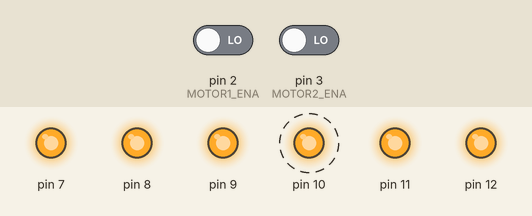
Simulated run of this sketch. Board: Arduino Uno, built with avr-gcc and run on an emulated ATmega328P. Shown: output pins drawn as LEDs (lit = HIGH). Dashed ring = blinking. The inputs (shaded band) are chosen by the test bench; at power-on: pin 2 (MOTOR1_ENA) LOW, pin 3 (MOTOR2_ENA) LOW. What the sketch prints to the serial monitor is not drawn.

Above: at 4.05 s.
Timing chart, 0 to 7.0 s (numbered marks = the images above):
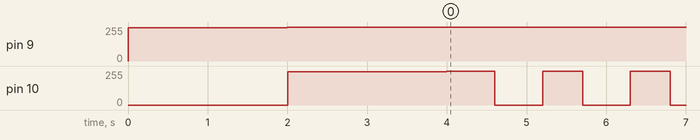

Measured:
- by itself, pin 10: alternates 255/255 for 0.50 s and 0/255 for 0.60 s

The sketch:

direction_reversal_with_imu.ino
```cpp
/**
 * 106A - Intro to Robotics
 * UC Berkeley FA2021
 * Authours:      Abanob Bostouros, Katja Maucec, Jewook Ryu, Thanh Tran
 *                ------------
 *                ------------
 * project:        106a LeapFrog
 *
 *
 * Use body rotational data from MPU 6050 IMU to control
 * the reaction wheel motors which balance the body
 */

#include <I2Cdev.h>
#include <Wire.h>
#include <MPU6050.h>
#include <math.h>
#include <Servo.h>
#include "definitions.h"
#include "motor_controller.h"
#include "imu.h"

IMU imu;
MotorController mc1 = MotorController(1, MOTOR1_ENA, MOTOR1_ENB, MOTOR1_PWM, MOTOR1_CW_CCW, MOTOR1_BRAKE, true, 0.4, 0.8, 0.01, -0.05);
MotorController mc2 = MotorController(2, MOTOR2_ENA, MOTOR2_ENB, MOTOR2_PWM, MOTOR2_CW_CCW, MOTOR2_BRAKE, true, 0.4, 0.8, 0.01, -0.05);

void setup() {
  Serial.begin(9600);
//  imu.setup();
  mc1.setup();
  mc2.setup();
  Serial.print("\n\ndone calibrating motors!\n\n");
}

void loop() {
  mc2.getVelocity();
  delay(100);
  mc2.oscillate_pwm();

//  imu.read_tilt_expo_mov(100, 0.5);
//  imu.read_tilt_kalman(100);
//  mc1.move_motor(imu.max_angle(), imu.get_angle(2), imu.get_angular_vel(2), imu.get_angular_acc(2), imu.get_angular_int(2));
//  mc2.move_motor(imu.max_angle(), imu.get_angle(1), imu.get_angular_vel(1), imu.get_angular_acc(1), imu.get_angular_int(1));
}
```

definitions.h
```cpp
#define MOTOR1_PWM 9
#define MOTOR1_BRAKE 7
#define MOTOR1_CW_CCW 8
#define MOTOR1_ENA 2
#define MOTOR1_ENB 5

#define MOTOR2_PWM 10
#define MOTOR2_BRAKE 11
#define MOTOR2_CW_CCW 12
#define MOTOR2_ENA 3
#define MOTOR2_ENB 6
```

imu.h
```cpp
class IMU {
  MPU6050 gyro;
  float angles[3] = {0.0, 0.0, 0.0};
  float prev_angles[3] = {0.0, 0.0, 0.0};
  float ang_vel[3] = {0.0, 0.0, 0.0};
  float ang_integral[3] = {0.0, 0.0, 0.0};
  long prev_time = 0;
  float imu_offset0 = 0;
  float imu_offset1 = 0;
  float imu_offset2 = 0;
  float IMU_MAX = 30;
  bool debug_angle = false;

  /*
   *  Calculates angular velocity (derivative term) and integral
   */
  void calculate_ang_vel() {
    float curr_time = millis();
    ang_vel[0] = (angles[0] - prev_angles[0]) / (float)(curr_time - prev_time) * 1000;
    ang_vel[1] = (angles[1] - prev_angles[1]) / (float)(curr_time - prev_time) * 1000;
    ang_vel[2] = (angles[2] - prev_angles[2]) / (float)(curr_time - prev_time) * 1000;
    ang_integral[0] += angles[0] * (curr_time - prev_time) / 1000;
    ang_integral[1] += angles[1] * (curr_time - prev_time) / 1000;
    ang_integral[2] += angles[2] * (curr_time - prev_time) / 1000;
    prev_time = curr_time;
    prev_angles[0] = angles[0];
    prev_angles[1] = angles[1];
    prev_angles[2] = angles[2];
  }

  /*
   *  Calculates angular displacement
   */
  void calculate_angle(float ax, float ay, float az) {
    angles[0] = atan2(ax, (pow((pow(ay, 2) + pow(az, 2)), 0.5))) * 180 / M_PI + imu_offset0;
    angles[1] = atan2(ay, (pow((pow(ax, 2) + pow(az, 2)), 0.5))) * 180 / M_PI + imu_offset1;
    angles[2] = atan2((pow((pow(ay, 2) + pow(az, 2)), 0.5)), az) * 180 / M_PI + imu_offset2;
//    if (angles[2] > 90) {
//      angles[2] = 180 - angles[2];
//    }
  }

public:
  /*
   * Connects arduino to the MPU6050 IMU
   */
  void setup() {
    // join I2C bus
    #if I2CDEV_IMPLEMENTATION == I2CDEV_ARDUINO_WIRE
        Wire.begin();
    #elif I2CDEV_IMPLEMENTATION == I2CDEV_BUILTIN_FASTWIRE
        Fastwire::setup(400, true);
    #endif
    Serial.println("Intialize Gyro connection");
    gyro.initialize();
    Serial.println("Testing device connections...");
    Serial.println(gyro.testConnection() ? "MPU6050 connection successful" : "MPU6050 connection failed");
    calibrate();
  }

  /*
   * Reads in raw angular displacement without filtering.
   */
  void read_raw() {
    float ax = gyro.getAccelerationX();
    float ay = gyro.getAccelerationY();
    float az = gyro.getAccelerationZ();

    calculate_angle(ax, ay,az);
    calculate_ang_vel();
    print_angles();
  }

  /*
   * Function to calculate tilt with ave sample data
   *
   * args :
   *       int     samp_size number of iterution for doing avg sampling algorithm
   */
  void read_tilt_ave(int samp_size) {
    int16_t x, y, z;
    float lax = 0;
    float lay = 0;
    float laz = 0;
    for(int i = 0; i < samp_size; ++i) {
      gyro.getAcceleration(&x, &y, &z);
      lax += x;
      lay += y;
      laz += z;
    }
    lax /= samp_size;lay /= samp_size;laz /= samp_size;
    calculate_angle(lax, lay, laz);
    calculate_ang_vel();
    print_angles();
  }

  /*
   * Function to calculate tilt with exponitial moving ave sample data
   *
   * args :
   *       int     samp_size number of iterution for doing avg sampling algorithm
   *       float   alpha     weight of the most recent value
   */
  void read_tilt_expo_mov(int samp_size, float alpha) {
    float cur_x, cur_y, cur_z;
    int16_t x, y, z;
    gyro.getAcceleration(&x, &y, &z);
    cur_x = x; cur_y = y; cur_z = z;
    for (int i = 0; i < samp_size; ++i) {
      gyro.getAcceleration(&x, &y, &z);
      cur_x = (alpha * x) + ((1-alpha) * cur_x);
      cur_y = (alpha * y) + ((1-alpha) * cur_y);
      cur_z = (alpha * z) + ((1-alpha) * cur_z);
      x = cur_x; y = cur_y; z = cur_z;
    }
    calculate_angle(cur_x, cur_y, cur_z);
    calculate_ang_vel();
    print_angles();
  }

  /*
    * Function to calculate tilt with Kalman filtered sample data
    *
    * args :
    *       float*  angles    pointer to array to store tilt_angles value
    *       MPU6050 gyro      intialized object
    *       int     samp_size number of iterution for doing avg sampling algorithm
    *       float   U         estimate
    */
  void read_tilt_kalman(int samp_size) {
    angles[0] = 0, angles[1] = 0, angles[2] = 0;
    static int16_t U[3] = {0, 0, 0};
    static const double R = 40; /* noise covariance */
    static const double H = 1.00; /* measurement map scalar */
    static const double Q = 10; /* initial extimated covariance */
    static double P = 0; /* initial error covariance */
    static float U_hat[3] = {0, 0, 0}; /* initial estimated state */
    static double K = 0; /* Kalman gain */

    gyro.getAcceleration(&U[0], &U[1], &U[2]);
    for (int i = 0; i < samp_size; ++i) {
        gyro.getAcceleration(&U[0], &U[1], &U[2]);
        /* update kalman gain */
        K = P * H / (H * P * H + R);
        /* update estimated */
        U_hat[0] = U_hat[0] + K * (U[0] - H * U_hat[0]);
        U_hat[1] = U_hat[1] + K * (U[1] - H * U_hat[1]);
        U_hat[2] = U_hat[2] + K * (U[2] - H * U_hat[2]);
        /* update covariance */
        P = (1 - K*H)*P + Q;

    }
    calculate_angle(U_hat[0], U_hat[1], U_hat[2]);
    calculate_ang_vel();
    print_angles();
  }

  /*
   * get the angular displacement of the stick at an index (0 or 1)
   * (reading 2 directly is meaningless)
   * units of degrees
   */
  float get_angle(int i) {
    return angles[i];
  }

  /*
   *  Print angles[] to Serial for data processing:
   *  https://www.hackerscapes.com/how-to-save-data-from-arduino-to-a-csv-file-using-processing/
   */
  void print_angles() {
    if (!debug_angle) {
      return;
    }
    Serial.print("0: ");
    Serial.print(angles[0]);
    Serial.print(", 1: ");
    Serial.print(angles[1]);
    Serial.print(", 2: ");
    Serial.println(angles[2]);
  }

  /*
   * get the angular velocity of the stick at an index (0 - 2)
   * units of degrees/s
   */
  float get_angular_vel(int i) {
    return ang_vel[i];
  }

  float get_angular_acc(int i) {
    // todo
  }

  /*
   * get the integral of the angular displacement of the stick at an index (0 - 2)
   */
  float get_angular_int(int i) {
    return ang_integral[i];
  }

  /*
   * Calibrates the imu with the equilibrium point and ground state (lying horizontally)
   */
  void calibrate() {
    Serial.println("hold the stick in the equilibrium position.");
    Serial.println("collecting samples...");
    float time_prev = millis();
    read_tilt_expo_mov(5000, 0.5);
    Serial.print("calibration took ");
    Serial.println(millis() - time_prev);
//    imu_offset0 = -get_angle(0);
//    imu_offset1 = -get_angle(1);
//    imu_offset2 = -get_angle(2);
    imu_offset0 = -angles[0];
    imu_offset1 = -angles[1];
    imu_offset2 = -angles[2];
    Serial.print("offsets: ");
    Serial.print(imu_offset0);
    Serial.print(", ");
    Serial.print(imu_offset1);
    Serial.print(", ");
    Serial.println(imu_offset2);
    Serial.print("\n\ndone calibrating IMU!\n\n");
  }

  float max_angle() {
    return IMU_MAX;
  }
};
```

motor_controller.h
```cpp
#include "definitions.h"

const float MOTOR_DEADZONE_ANGLE = 0.25;
long motor1_en_count = 0;
long motor2_en_count = 0;

float motor1_vel = 0;
float motor2_vel = 0;

void readEncoder1() {
  if(digitalRead(MOTOR1_ENA) == digitalRead(MOTOR1_ENB)) {
    --motor1_en_count;
  } else {
    ++motor1_en_count;
  }
}

void readEncoder2() {
  if(digitalRead(MOTOR2_ENA) == digitalRead(MOTOR2_ENB)) {
    --motor2_en_count;
  } else {
    ++motor2_en_count;
  }
}

class MotorController {
  const int number;
  const int ENA;
  const int ENB;
  const int PWM;
  const int CW_CCW;
  const int BRAKE;
  const bool FLIP_MOTOR;

  long prevCount;
  long prevTime;

  float Kp;
  float Kd;
  float Ki;
  float Kv;

public:
  MotorController(int num, int ena, int enb, int pwm, int cw_ccw, int brake, bool flip, float p, float d, float i, float v)
    : number(num), ENA(ena), ENB(enb), PWM(pwm), CW_CCW(cw_ccw), BRAKE(brake), FLIP_MOTOR(flip) {
      prevCount = 0;
      prevTime = 0;
      Kp = p;
      Kd = d;
      Ki = i;
      Kv = v;
    }

  /*
   * Sets up connections and starting state of the motor, as well as
   * configuring the timer (which is necessary for effective brushless
   * motor control).
   */
  void setup() {
    pinMode(PWM, OUTPUT);

    TCCR1B = TCCR1B & 0b11111000 | 0x04;

    pinMode(ENA, INPUT);
    pinMode(ENB, INPUT);
    digitalWrite(ENA, LOW);
    digitalWrite(ENB, LOW);
    if (number == 1) {
      attachInterrupt(digitalPinToInterrupt(ENA), readEncoder1, CHANGE);
    }
    if (number == 2) {
      attachInterrupt(digitalPinToInterrupt(ENA), readEncoder2, CHANGE);
    }

    pinMode(BRAKE, OUTPUT);
    digitalWrite(BRAKE, HIGH);

    pinMode(CW_CCW, OUTPUT);
    digitalWrite(CW_CCW, HIGH);

    manual_move(250);
    delay(2000);
    getVelocity();

    manual_move(255);
  }

  /*
   * Manually provide analog output to motor
   */
  void manual_move(float val) {
    analogWrite(PWM, val);
  }

  /*
   * Moves the motor according to some defined control law
   */
  void move_motor(float max_angle, float angle, float ang_vel, float ang_accel, float ang_int) {
    float motor_vel;
    if (number == 1) {
      motor_vel = motor1_vel;
    } if (number == 2) {
      motor_vel = motor2_vel;
    }

//    float desired_motor_vel = (m*g*l*sin(angle) - Ic*ang_accel) * (millis() - ti) / If + motor_vel

    float p = Kp*angle;
    float d = Kd*ang_vel;
    float in = Ki*ang_int;
    float v = Kv*motor_vel;
    float control_term = p + d + in + v;
    orient_motor(control_term);
    control_term = abs(control_term);
    float max_term = abs((Kp+Kd+Ki)*max_angle) * 5;
    if (control_term > max_term) {
      control_term = max_term;
    }
    int val = 255 - map(control_term, 0, max_term, 2, 125);
    if (val < 125) {
      return;
    }
//    digitalWrite(BRAKE, HIGH);
    manual_move(val);

    Serial.print("motor ");
    Serial.print(number);
    Serial.print(": ");
    Serial.print("p=");
    Serial.print(p);
    Serial.print("; d=");
    Serial.print(d);
    Serial.print("; in=");
    Serial.print(in);
    Serial.print("; v=");
    Serial.print(v);
    Serial.print(" u=");
    Serial.print(control_term);
    Serial.print(" out of ");
    Serial.print(max_term);
    Serial.print(" ---> ");
    Serial.println(val);
  }

  /*
   * Determines rotational direction of the motor depending on the control term
   */
  void orient_motor(float control_term) {
    if (FLIP_MOTOR) {
      control_term = -control_term;
    }
    if (control_term >= 0) {
      digitalWrite(CW_CCW, HIGH);
    } else {
      digitalWrite(CW_CCW, LOW);
    }
  }

  /*
   * Get the angular velocity of the reaction wheel in rotations per second
   */
  float getVelocity() {
    float vel;
    if (number == 1) {
      motor1_vel = (float)(motor1_en_count - prevCount) / (millis() - prevTime) * 1000;
      vel = motor1_vel;
      prevCount = motor1_en_count;
    }
    if (number == 2) {
      motor2_vel = (float)(motor2_en_count - prevCount) / (millis() - prevTime) * 1000;
      vel = motor2_vel;
      prevCount = motor2_en_count;
    }
    prevTime = millis();
    return vel;
  }

  /*
   * Prints the encoder values
   *  motor_en_count := cumulative count
   *  prevCount := most recent count when calculating angular velocity
   *  prevTime := most recent time when calculating angular velocity
   */
  void print_encoders() {
    if (number == 1) {
      Serial.println("motor 1");
      Serial.print(motor1_en_count);
      Serial.print("; ");
      Serial.print(prevCount);
      Serial.print("; ");
      Serial.println((millis() - prevTime));
      Serial.println("----------------------------------");
    } else if (number == 2) {
      Serial.println("motor 2");
      Serial.print(motor2_en_count);
      Serial.print("; ");
      Serial.print(prevCount);
      Serial.print("; ");
      Serial.println((millis() - prevTime));
      Serial.println("----------------------------------");
    }
  }


/********************* Nidec 24H Motor Characteristics ***********************/

  /*
   * Sweeps through PWM values and prints the velocity at each PWM.
   * The purpose of this test is to determine the linearity of our motor velocity with respect
   *  to time and PWM.
   * To conduct this test, change the delay value and examine how the Serial Plotter changes.
   */
  void sweep_pwm() {
    int time_delay = 5;

    Serial.println("Sweeping up...");
    for (float val = 255; val > 0; val -= 1) {
      manual_move(val);
      Serial.print(val);
      Serial.print(" -------> ");
      Serial.println(getVelocity());
      getVelocity();
      delay(time_delay);
    }
    Serial.println("Sweeping down...");
    delay(1000);
    for (float val = 0; val < 255; val += 1) {
      manual_move(val);
      Serial.print(val);
      Serial.print(" -------> ");
      Serial.println(getVelocity());
      getVelocity();
      delay(time_delay);
    }
  }

  /*
   * Sets the PWM values from LOW -> HIGH very quickly and prints the velocity at each PWM.
   * The purpose of this test is to characterize the time delay between our set PWM and output
   *  velocity.
   * To conduct this test, change the delay value and examine how the Serial Plotter changes.
   */
  void oscillate_pwm() {
    int time_delay = 500;

    manual_move(255);
    Serial.print("255");
    Serial.print(" -------> ");
    Serial.println(getVelocity());
    delay(time_delay);
    manual_move(0);
    Serial.print("0");
    Serial.print(" -------> ");
    Serial.println(getVelocity());
    delay(time_delay);
  }
};
```
